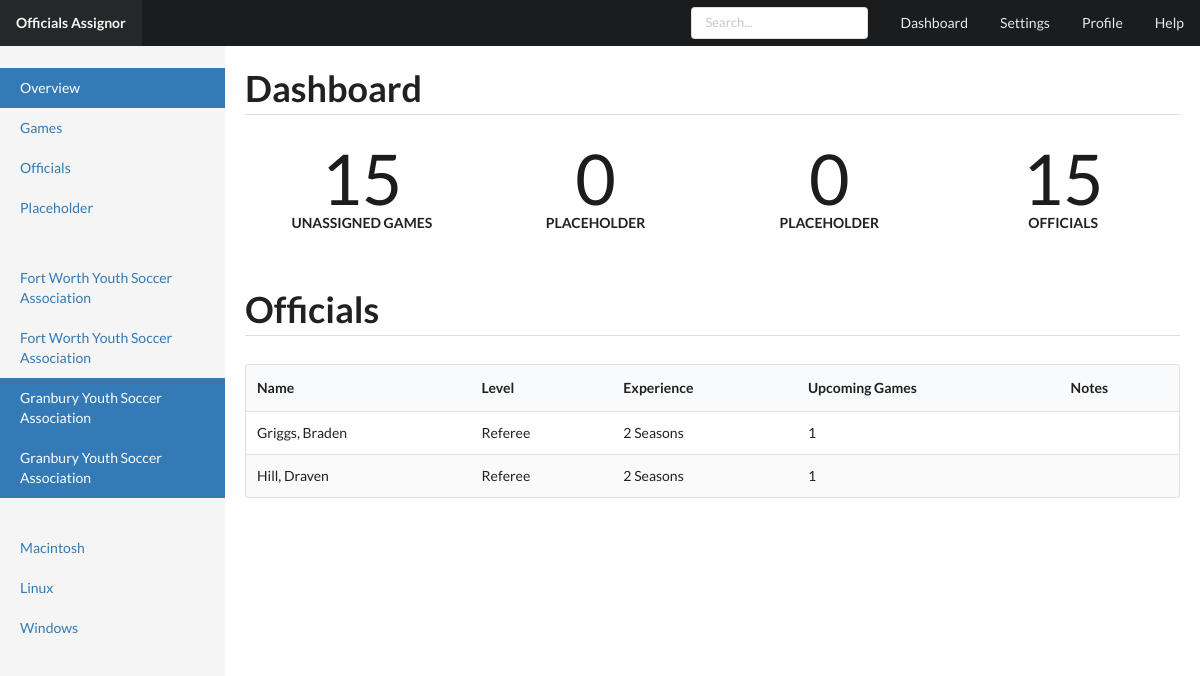
The page /officials/assignor/?org=2 (signed in) on the database its author committed.
### officials/models.py (models this page shows, shortened)
class Organization(models.Model):
    name = models.CharField(max_length=1000)
    location = models.CharField(max_length=5000)
    def __str__(self):
        return self.name
    @property
    def officials(self):
        return [o for o in Official.objects.all() for org in o.organizations if org == self]

class Official(models.Model):
    user = models.OneToOneField(User, on_delete=models.SET_NULL, null=True)
    organizations_permissions = models.ManyToManyField(OrganizationUserPermissions, blank=True)
    level = models.CharField(max_length=1000)
    experience = models.CharField(max_length=1000, help_text="E.g. Amount of years or seasons you have been an official")
    notes = models.TextField(blank=True)
    @property
    def organizations(self):
        return [o.organization for o in self.organizations_permissions.all()]

### officials/views.py (the view)
# urls.py: path('assignor/', views.assignor_home, name="assignor_home"),
def assignor_home(request):
    org_index = int(request.GET.get("org", 0))
    organization = request.user.assignor.organizations[org_index]
    return render(request, 'officials/assignor_home.html',
     {
         "assignor": request.user.assignor,
         "active_org": organization,
         "officials_sort": "last_first"
     })

### officials/models.py (called while the page is built)
    @property
    def organizations(self):
        return [o.organization for o in self.organizations_permissions.all()]

### officials/templatetags/official_tags.py (called while the page is built)
@register.simple_tag
def get_official_upcoming(official, org):
    return Assignment.objects.filter(official=official) # TODO: Also filter by date and organization

@register.simple_tag
def get_officials_sorted(org, sorting):
    officials = org.officials
    if sorting == "last_first":
        officials = sorted(org.officials, key=lambda official: official.user.get_name_last_first())
    elif sorting == "first_last":
        officials = sorted(org.officials, key=lambda official: official.user.get_full_name())
    return officials

### officials/templates/officials/assignor_home.html (shortened to what this page needs)
{% extends 'base.html' %}
{% load official_tags %}
{% block content %}
<!DOCTYPE html>
<html>
  <head>
    <link
      rel="stylesheet"
      href="https://cdnjs.cloudflare.com/ajax/libs/semantic-ui/2.4.1/semantic.min.css"
      type="text/css"
    />
  </head>
  <body id="root">
    <div class="ui tablet computer only padded grid">
      <div class="ui inverted borderless top fixed fluid menu">
        <a class="header item">Officials Assignor</a>
        <div class="right menu">
          <div class="item">
            <div class="ui small input"><input placeholder="Search..." /></div>
          </div>
          <a class="item">Dashboard</a> <a class="item">Settings</a>
          <a class="item">Profile</a> <a class="item">Help</a>
        </div>
      </div>
    </div>
    <div class="ui padded grid">
      <div
        class="three wide tablet only three wide computer only column"
        id="sidebar"
      >
        <div class="ui vertical borderless fluid text menu">
          <a class="active item">Overview</a> <a class="item">Games</a>
          <a class="item">Officials</a> <a class="item">Placeholder</a>
          <div class="ui hidden divider"></div>
          {% for org in assignor.organizations %}
              <a class="{% if org == active_org %} active {% endif %}item" href="?org={{ forloop.counter0 }}">{{ org }}</a>
          {% endfor %}
          <div class="ui hidden divider"></div>
          <a class="item">Macintosh</a> <a class="item">Linux</a>
          <a class="item">Windows</a>
        </div>
      </div>
      <div
        class="sixteen wide mobile thirteen wide tablet thirteen wide computer right floated column"
        id="content"
      >
        <div class="ui padded grid">
          <div class="row">
            <h1 class="ui huge dividing header">Dashboard</h1>
          </div>
          <div class="center aligned row">
            <div
              class="eight wide mobile four wide tablet four wide computer column"
            >
                <div class="ui large statistic">
                    <div class="value">
                        15
                    </div>
                    <div class="label">
                        Unassigned Games
                    </div>
                </div>
            </div>
            <div
              class="eight wide mobile four wide tablet four wide computer column"
            >
                <div class="ui large statistic">
                    <div class="value">
                        0
                    </div>
                    <div class="label">
                        Placeholder
                    </div>
                </div>
            </div>
            <div
              class="eight wide mobile four wide tablet four wide computer column"
            >
                <div class="ui large statistic">
                    <div class="value">
                        0
                    </div>
                    <div class="label">
                        Placeholder
                    </div>
                </div>
            </div>
            <div
              class="eight wide mobile four wide tablet four wide computer column"
            >
                <div class="ui large statistic">
                    <div class="value">
                        15
                    </div>
                    <div class="label">
                        Officials
                    </div>
                </div>
            </div>
          </div>
          <div class="ui hidden section divider"></div>
          <div class="row">
            <h1 class="ui huge dividing header">Officials</h1>
          </div>
          <div class="row">
            <table class="ui single line striped selectable unstackable table">
              <thead>
                <tr>
                  <th>Name</th>
                  <th>Level</th>
                  <th>Experience</th>
                  <th>Upcoming Games</th>
                  <th>Notes</th>
                </tr>
              </thead>
              <tbody>
                {% get_officials_sorted active_org officials_sort as officials %}
                {% for official in officials %}
                    <tr>
                      <td>
                          {% if officials_sort == "last_first" %}
                              {{ official.user.get_name_last_first }}
                          {% else %}
                              {{ official.user.get_full_name }}
                          {% endif %}
                      </td>
                      <td>{{ official.level }}</td>
                      <td>{{ official.experience }}</td>
                      <td>{% get_official_upcoming official active_org as upcoming %} {{ upcoming|length }}</td>
                      <td>{{ official.notes }}</td>
                    </tr>
                {% endfor %}
              </tbody>
            </table>
          </div>
        </div>
      </div>
    </div>
  </body>
</html>
{% endblock content %}

### officials/templates/officials/assignor_home.html (style rules this page uses)
body { -webkit-font-smoothing: antialiased; -moz-font-smoothing: grayscale; }
#sidebar { position: fixed; height: 100vh; background-color: #f5f5f5; padding-top: 68px; padding-left: 0; padding-right: 0; }
#sidebar .ui.menu > a.item { padding: 10px 20px; line-height: 20px; color: #337ab7; border-radius: 0 !important; margin-top: 0; margin-bottom: 0; }
#sidebar .ui.menu > a.item.active { background-color: #337ab7; color: white; border: none !important; }
#content { padding-top: 56px; padding-left: 20px; padding-right: 20px; }
#content h1 { font-size: 36px; }
#content .ui.dividing.header { width: 100%; }
.ui.borderless.menu { box-shadow: none; flex-wrap: wrap; border: none; padding-left: 0; padding-right: 0; }

### rows shown on the page
Organization: name "Fort Worth Youth Soccer Association"
Organization: name "Granbury Youth Soccer Association"
Official: user.get_name_last_first "Griggs, Braden", level "Referee", experience "2 Seasons", upcoming "1"
Official: user.get_name_last_first "Hill, Draven", level "Referee", experience "2 Seasons", upcoming "1"
